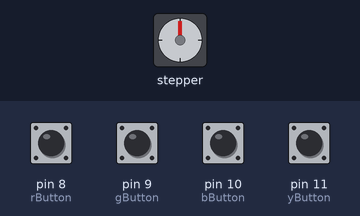
Bench run of a sketch on a simulated Arduino Uno, built with avr-gcc and run on an emulated ATmega328P. Parts: stepper motor. Inputs (shaded band) come from the test bench; at power-on: pin 8 (rButton), pin 9 (gButton), pin 10 (bButton), pin 11 (yButton) HIGH. Stepper angles assume 2038 steps per turn.

Above: at 1.2 s.
1.3 s: pin 9 (gButton) pulled LOW for 0.15 s
At 2.6 s:
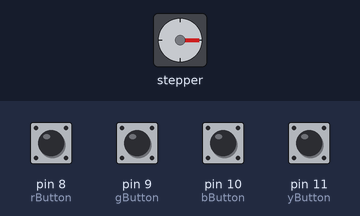
3.7 s: pin 11 (yButton) pulled LOW for 0.15 s
At 4.17 s:
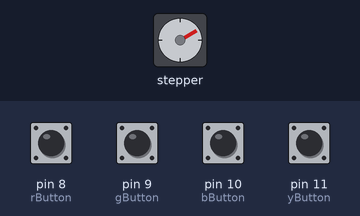
5.8 s: pin 10 (bButton) pulled LOW for 0.15 s
At 7.0 s:
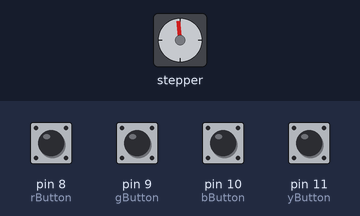
7.4 s: pin 11 (yButton) pulled LOW for 1 s
At 9.5 s:
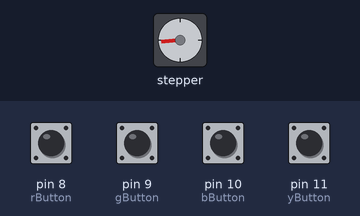
9.9 s: pin 11 (yButton) pulled LOW for 0.15 s
At 11.6 s:
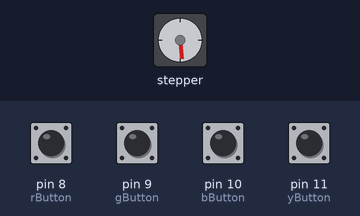
12.3 s: pin 11 (yButton) pulled LOW for 0.15 s
At 12.77 s:
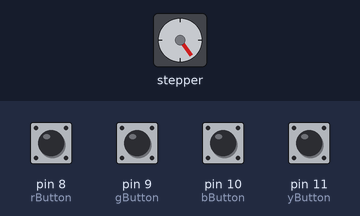
Timing chart, 0 to 15.3 s (numbered marks = the images above; inputs shaded):
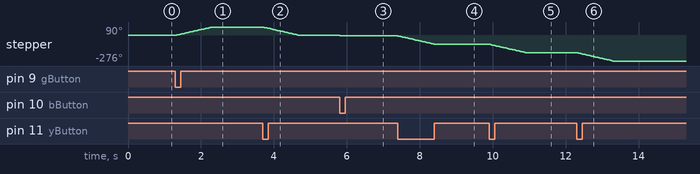

The sketch:

stepper_motor_with_buttons.ino
```cpp
#include<Stepper.h>

int rButton = 8;
int gButton = 9;
int bButton = 10;
int yButton = 11;

int rVal;
int gVal;
int bVal;
int yVal;

int rValOld;
int gValOld;
int bValOld;
int yValOld;

int f5 = 28;
int f90 = 510;
int r5 = -28;
int r90 = -510;

int STEPS = 2038;
int rpm = 15;

Stepper stepper(STEPS, 2, 3, 4, 5);

void setup() {
  // put your setup code here, to run once:
  stepper.setSpeed(rpm);

  pinMode(rButton, INPUT_PULLUP);
  pinMode(gButton, INPUT_PULLUP);
  pinMode(bButton, INPUT_PULLUP);
  pinMode(yButton, INPUT_PULLUP);
}

void loop() {
  // put your main code here, to run repeatedly:
  stepper.setSpeed(rpm);

  rVal = digitalRead(rButton);
  if(rVal == 0 && rValOld == 1) {
    stepper.step(f5);
    delay(100);
  }
  rValOld=rVal;

  gVal = digitalRead(gButton);
  if(gVal == 0 && gValOld == 1) {
    stepper.step(f90);
    delay(100);
  }
  gValOld=gVal;

  bVal = digitalRead(bButton);
  if(bVal == 0 && bValOld == 1) {
    stepper.step(r5);
    delay(100);
  }
  bValOld=bVal;

  yVal = digitalRead(yButton);
  if(yVal == 0 && yValOld == 1) {
    stepper.step(r90);
    delay(100);
  }
  yValOld=yVal;
}
```

Measured:
- after the input at 1.3 s, stepper: turns 90° clockwise in 0.99 s, starting at once
- after the input at 3.7 s, stepper: turns 90° counter-clockwise in 0.99 s, starting at once
- after the input at 5.8 s, stepper: goes -2° 0.04 s, then -5°, starting at once
- after the input at 7.4 s, stepper: turns 91° counter-clockwise in 0.99 s, starting at once
- after the input at 9.9 s, stepper: turns 90° counter-clockwise in 0.99 s, starting at once
- after the input at 12.3 s, stepper: turns 90° counter-clockwise in 0.99 s, starting at once
